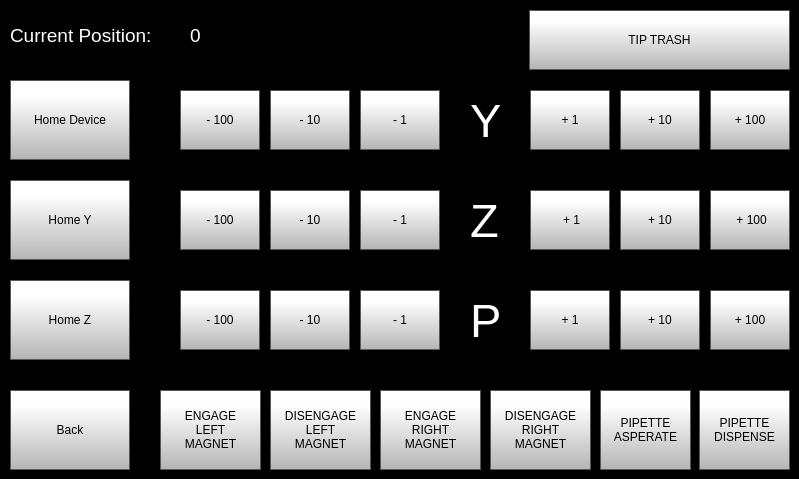
    <widget class="QWidget" name="settings">
     <property name="styleSheet">
      <string notr="true">QWidget
{
color : rgb(255, 255, 255);
background-color:rgb(0, 0, 0)
}</string>
     </property>
     <widget class="QPushButton" name="settingsHomeButton">
      <property name="geometry">
       <rect>
        <x>10</x>
        <y>80</y>
        <width>120</width>
        <height>80</height>
       </rect>
      </property>
      <property name="styleSheet">
       <string notr="true">QPushButton {
     border: 1px solid rgb(87, 87, 87);
	background-color: qlineargradient(spread:pad, x1:0, y1:1, x2:0, y2:0.188, stop:0 rgba(180, 180, 180, 255), stop:1 rgba(255, 255, 255, 255));
   color : black;
   
	font: 10pt &quot;MS Shell Dlg 2&quot;;
}

QPushButton:pressed {
    background-color: qlineargradient(x1: 0, y1: 0, x2: 0, y2: 1,
                                      stop: 0 #dadbde, stop: 1 #f6f7fa);
}

QPushButton:flat {
    border: none; /* no border for a flat push button */
}

QPushButton:default {
    border-color: navy; /* make the default button prominent */
}

QPushButton:focus {
	outline: none;
}</string>
      </property>
      <property name="text">
       <string>Home Device</string>
      </property>
     </widget>
     <widget class="QPushButton" name="settingsHomeYButton">
      <property name="geometry">
       <rect>
        <x>10</x>
        <y>180</y>
        <width>120</width>
        <height>80</height>
       </rect>
      </property>
      <property name="styleSheet">
       <string notr="true">QPushButton {
     border: 1px solid rgb(87, 87, 87);
	background-color: qlineargradient(spread:pad, x1:0, y1:1, x2:0, y2:0.188, stop:0 rgba(180, 180, 180, 255), stop:1 rgba(255, 255, 255, 255));
   color : black;
   
	font: 10pt &quot;MS Shell Dlg 2&quot;;
}

QPushButton:pressed {
    background-color: qlineargradient(x1: 0, y1: 0, x2: 0, y2: 1,
                                      stop: 0 #dadbde, stop: 1 #f6f7fa);
}

QPushButton:flat {
    border: none; /* no border for a flat push button */
}

QPushButton:default {
    border-color: navy; /* make the default button prominent */
}

QPushButton:focus {
	outline: none;
}</string>
      </property>
      <property name="text">
       <string>Home Y</string>
      </property>
     </widget>
     <widget class="QPushButton" name="settingsHomeZButton">
      <property name="geometry">
       <rect>
        <x>10</x>
        <y>280</y>
        <width>120</width>
        <height>80</height>
       </rect>
      </property>
      <property name="styleSheet">
       <string notr="true">QPushButton {
     border: 1px solid rgb(87, 87, 87);
	background-color: qlineargradient(spread:pad, x1:0, y1:1, x2:0, y2:0.188, stop:0 rgba(180, 180, 180, 255), stop:1 rgba(255, 255, 255, 255));
   color : black;
   
	font: 10pt &quot;MS Shell Dlg 2&quot;;
}

QPushButton:pressed {
    background-color: qlineargradient(x1: 0, y1: 0, x2: 0, y2: 1,
                                      stop: 0 #dadbde, stop: 1 #f6f7fa);
}

QPushButton:flat {
    border: none; /* no border for a flat push button */
}

QPushButton:default {
    border-color: navy; /* make the default button prominent */
}

QPushButton:focus {
	outline: none;
}</string>
      </property>
      <property name="text">
       <string>Home Z</string>
      </property>
     </widget>
     <widget class="QPushButton" name="settingsYPlus100Button">
      <property name="geometry">
       <rect>
        <x>180</x>
        <y>90</y>
        <width>80</width>
        <height>60</height>
       </rect>
      </property>
      <property name="styleSheet">
       <string notr="true">QPushButton {
     border: 1px solid rgb(87, 87, 87);
	background-color: qlineargradient(spread:pad, x1:0, y1:1, x2:0, y2:0.188, stop:0 rgba(180, 180, 180, 255), stop:1 rgba(255, 255, 255, 255));
   color : black;
   
	font: 10pt &quot;MS Shell Dlg 2&quot;;
}

QPushButton:pressed {
    background-color: qlineargradient(x1: 0, y1: 0, x2: 0, y2: 1,
                                      stop: 0 #dadbde, stop: 1 #f6f7fa);
}

QPushButton:flat {
    border: none; /* no border for a flat push button */
}

QPushButton:default {
    border-color: navy; /* make the default button prominent */
}

QPushButton:focus {
	outline: none;
}</string>
      </property>
      <property name="text">
       <string>- 100</string>
      </property>
     </widget>
     <widget class="QPushButton" name="settingsYPlus10Button">
      <property name="geometry">
       <rect>
        <x>270</x>
        <y>90</y>
        <width>80</width>
        <height>60</height>
       </rect>
      </property>
      <property name="styleSheet">
       <string notr="true">QPushButton {
     border: 1px solid rgb(87, 87, 87);
	background-color: qlineargradient(spread:pad, x1:0, y1:1, x2:0, y2:0.188, stop:0 rgba(180, 180, 180, 255), stop:1 rgba(255, 255, 255, 255));
   color : black;
   
	font: 10pt &quot;MS Shell Dlg 2&quot;;
}

QPushButton:pressed {
    background-color: qlineargradient(x1: 0, y1: 0, x2: 0, y2: 1,
                                      stop: 0 #dadbde, stop: 1 #f6f7fa);
}

QPushButton:flat {
    border: none; /* no border for a flat push button */
}

QPushButton:default {
    border-color: navy; /* make the default button prominent */
}

QPushButton:focus {
	outline: none;
}</string>
      </property>
      <property name="text">
       <string>- 10</string>
      </property>
     </widget>
     <widget class="QPushButton" name="settingsYPlus1Button">
      <property name="geometry">
       <rect>
        <x>360</x>
        <y>90</y>
        <width>80</width>
        <height>60</height>
       </rect>
      </property>
      <property name="styleSheet">
       <string notr="true">QPushButton {
     border: 1px solid rgb(87, 87, 87);
	background-color: qlineargradient(spread:pad, x1:0, y1:1, x2:0, y2:0.188, stop:0 rgba(180, 180, 180, 255), stop:1 rgba(255, 255, 255, 255));
   color : black;
   
	font: 10pt &quot;MS Shell Dlg 2&quot;;
}

QPushButton:pressed {
    background-color: qlineargradient(x1: 0, y1: 0, x2: 0, y2: 1,
                                      stop: 0 #dadbde, stop: 1 #f6f7fa);
}

QPushButton:flat {
    border: none; /* no border for a flat push button */
}

QPushButton:default {
    border-color: navy; /* make the default button prominent */
}

QPushButton:focus {
	outline: none;
}</string>
      </property>
      <property name="text">
       <string>- 1</string>
      </property>
     </widget>
     <widget class="QPushButton" name="settingsLeftMagnetOnButton">
      <property name="geometry">
       <rect>
        <x>160</x>
        <y>390</y>
        <width>101</width>
        <height>80</height>
       </rect>
      </property>
      <property name="styleSheet">
       <string notr="true">QPushButton {
     border: 1px solid rgb(87, 87, 87);
	background-color: qlineargradient(spread:pad, x1:0, y1:1, x2:0, y2:0.188, stop:0 rgba(180, 180, 180, 255), stop:1 rgba(255, 255, 255, 255));
   color : black;
   
	font: 10pt &quot;MS Shell Dlg 2&quot;;
}

QPushButton:pressed {
    background-color: qlineargradient(x1: 0, y1: 0, x2: 0, y2: 1,
                                      stop: 0 #dadbde, stop: 1 #f6f7fa);
}

QPushButton:flat {
    border: none; /* no border for a flat push button */
}

QPushButton:default {
    border-color: navy; /* make the default button prominent */
}

QPushButton:focus {
	outline: none;
}</string>
      </property>
      <property name="text">
       <string>ENGAGE 
LEFT
MAGNET</string>
      </property>
     </widget>
     <widget class="QPushButton" name="settingsBackButton">
      <property name="geometry">
       <rect>
        <x>10</x>
        <y>390</y>
        <width>120</width>
        <height>80</height>
       </rect>
      </property>
      <property name="styleSheet">
       <string notr="true">QPushButton {
     border: 1px solid rgb(87, 87, 87);
	background-color: qlineargradient(spread:pad, x1:0, y1:1, x2:0, y2:0.188, stop:0 rgba(180, 180, 180, 255), stop:1 rgba(255, 255, 255, 255));
   color : black;
   
	font: 10pt &quot;MS Shell Dlg 2&quot;;
}

QPushButton:pressed {
    background-color: qlineargradient(x1: 0, y1: 0, x2: 0, y2: 1,
                                      stop: 0 #dadbde, stop: 1 #f6f7fa);
}

QPushButton:flat {
    border: none; /* no border for a flat push button */
}

QPushButton:default {
    border-color: navy; /* make the default button prominent */
}

QPushButton:focus {
	outline: none;
}</string>
      </property>
      <property name="text">
       <string>Back</string>
      </property>
     </widget>
     <widget class="QPushButton" name="settingsYMinus1Button">
      <property name="geometry">
       <rect>
        <x>530</x>
        <y>90</y>
        <width>80</width>
        <height>60</height>
       </rect>
      </property>
      <property name="styleSheet">
       <string notr="true">QPushButton {
     border: 1px solid rgb(87, 87, 87);
	background-color: qlineargradient(spread:pad, x1:0, y1:1, x2:0, y2:0.188, stop:0 rgba(180, 180, 180, 255), stop:1 rgba(255, 255, 255, 255));
   color : black;
   
	font: 10pt &quot;MS Shell Dlg 2&quot;;
}

QPushButton:pressed {
    background-color: qlineargradient(x1: 0, y1: 0, x2: 0, y2: 1,
                                      stop: 0 #dadbde, stop: 1 #f6f7fa);
}

QPushButton:flat {
    border: none; /* no border for a flat push button */
}

QPushButton:default {
    border-color: navy; /* make the default button prominent */
}

QPushButton:focus {
	outline: none;
}</string>
      </property>
      <property name="text">
       <string>+ 1</string>
      </property>
     </widget>
     <widget class="QPushButton" name="settingsYMinus10Button">
      <property name="geometry">
       <rect>
        <x>620</x>
        <y>90</y>
        <width>80</width>
        <height>60</height>
       </rect>
      </property>
      <property name="styleSheet">
       <string notr="true">QPushButton {
     border: 1px solid rgb(87, 87, 87);
	background-color: qlineargradient(spread:pad, x1:0, y1:1, x2:0, y2:0.188, stop:0 rgba(180, 180, 180, 255), stop:1 rgba(255, 255, 255, 255));
   color : black;
   
	font: 10pt &quot;MS Shell Dlg 2&quot;;
}

QPushButton:pressed {
    background-color: qlineargradient(x1: 0, y1: 0, x2: 0, y2: 1,
                                      stop: 0 #dadbde, stop: 1 #f6f7fa);
}

QPushButton:flat {
    border: none; /* no border for a flat push button */
}

QPushButton:default {
    border-color: navy; /* make the default button prominent */
}

QPushButton:focus {
	outline: none;
}</string>
      </property>
      <property name="text">
       <string>+ 10</string>
      </property>
     </widget>
     <widget class="QPushButton" name="settingsYMinus100Button">
      <property name="geometry">
       <rect>
        <x>710</x>
        <y>90</y>
        <width>80</width>
        <height>60</height>
       </rect>
      </property>
      <property name="styleSheet">
       <string notr="true">QPushButton {
     border: 1px solid rgb(87, 87, 87);
	background-color: qlineargradient(spread:pad, x1:0, y1:1, x2:0, y2:0.188, stop:0 rgba(180, 180, 180, 255), stop:1 rgba(255, 255, 255, 255));
   color : black;
   
	font: 10pt &quot;MS Shell Dlg 2&quot;;
}

QPushButton:pressed {
    background-color: qlineargradient(x1: 0, y1: 0, x2: 0, y2: 1,
                                      stop: 0 #dadbde, stop: 1 #f6f7fa);
}

QPushButton:flat {
    border: none; /* no border for a flat push button */
}

QPushButton:default {
    border-color: navy; /* make the default button prominent */
}

QPushButton:focus {
	outline: none;
}</string>
      </property>
      <property name="text">
       <string>+ 100</string>
      </property>
     </widget>
     <widget class="QLabel" name="settingsYLabel">
      <property name="geometry">
       <rect>
        <x>470</x>
        <y>90</y>
        <width>40</width>
        <height>60</height>
       </rect>
      </property>
      <property name="font">
       <font>
        <pointsize>35</pointsize>
       </font>
      </property>
      <property name="text">
       <string>Y</string>
      </property>
     </widget>
     <widget class="QPushButton" name="settingsZMinus10Button">
      <property name="geometry">
       <rect>
        <x>620</x>
        <y>190</y>
        <width>80</width>
        <height>60</height>
       </rect>
      </property>
      <property name="styleSheet">
       <string notr="true">QPushButton {
     border: 1px solid rgb(87, 87, 87);
	background-color: qlineargradient(spread:pad, x1:0, y1:1, x2:0, y2:0.188, stop:0 rgba(180, 180, 180, 255), stop:1 rgba(255, 255, 255, 255));
   color : black;
   
	font: 10pt &quot;MS Shell Dlg 2&quot;;
}

QPushButton:pressed {
    background-color: qlineargradient(x1: 0, y1: 0, x2: 0, y2: 1,
                                      stop: 0 #dadbde, stop: 1 #f6f7fa);
}

QPushButton:flat {
    border: none; /* no border for a flat push button */
}

QPushButton:default {
    border-color: navy; /* make the default button prominent */
}

QPushButton:focus {
	outline: none;
}</string>
      </property>
      <property name="text">
       <string>+ 10</string>
      </property>
     </widget>
     <widget class="QPushButton" name="settingsZPlus100Button">
      <property name="geometry">
       <rect>
        <x>180</x>
        <y>190</y>
        <width>80</width>
        <height>60</height>
       </rect>
      </property>
      <property name="styleSheet">
       <string notr="true">QPushButton {
     border: 1px solid rgb(87, 87, 87);
	background-color: qlineargradient(spread:pad, x1:0, y1:1, x2:0, y2:0.188, stop:0 rgba(180, 180, 180, 255), stop:1 rgba(255, 255, 255, 255));
   color : black;
   
	font: 10pt &quot;MS Shell Dlg 2&quot;;
}

QPushButton:pressed {
    background-color: qlineargradient(x1: 0, y1: 0, x2: 0, y2: 1,
                                      stop: 0 #dadbde, stop: 1 #f6f7fa);
}

QPushButton:flat {
    border: none; /* no border for a flat push button */
}

QPushButton:default {
    border-color: navy; /* make the default button prominent */
}

QPushButton:focus {
	outline: none;
}</string>
      </property>
      <property name="text">
       <string>- 100</string>
      </property>
     </widget>
     <widget class="QPushButton" name="settingsZPlus10Button">
      <property name="geometry">
       <rect>
        <x>270</x>
        <y>190</y>
        <width>80</width>
        <height>60</height>
       </rect>
      </property>
      <property name="styleSheet">
       <string notr="true">QPushButton {
     border: 1px solid rgb(87, 87, 87);
	background-color: qlineargradient(spread:pad, x1:0, y1:1, x2:0, y2:0.188, stop:0 rgba(180, 180, 180, 255), stop:1 rgba(255, 255, 255, 255));
   color : black;
   
	font: 10pt &quot;MS Shell Dlg 2&quot;;
}

QPushButton:pressed {
    background-color: qlineargradient(x1: 0, y1: 0, x2: 0, y2: 1,
                                      stop: 0 #dadbde, stop: 1 #f6f7fa);
}

QPushButton:flat {
    border: none; /* no border for a flat push button */
}

QPushButton:default {
    border-color: navy; /* make the default button prominent */
}

QPushButton:focus {
	outline: none;
}</string>
      </property>
      <property name="text">
       <string>- 10</string>
      </property>
     </widget>
     <widget class="QPushButton" name="settingsZMinus100Button">
      <property name="geometry">
       <rect>
        <x>710</x>
        <y>190</y>
        <width>80</width>
        <height>60</height>
       </rect>
      </property>
      <property name="styleSheet">
       <string notr="true">QPushButton {
     border: 1px solid rgb(87, 87, 87);
	background-color: qlineargradient(spread:pad, x1:0, y1:1, x2:0, y2:0.188, stop:0 rgba(180, 180, 180, 255), stop:1 rgba(255, 255, 255, 255));
   color : black;
   
	font: 10pt &quot;MS Shell Dlg 2&quot;;
}

QPushButton:pressed {
    background-color: qlineargradient(x1: 0, y1: 0, x2: 0, y2: 1,
                                      stop: 0 #dadbde, stop: 1 #f6f7fa);
}

QPushButton:flat {
    border: none; /* no border for a flat push button */
}

QPushButton:default {
    border-color: navy; /* make the default button prominent */
}

QPushButton:focus {
	outline: none;
}</string>
      </property>
      <property name="text">
       <string> + 100</string>
      </property>
     </widget>
     <widget class="QLabel" name="settingsZLabel">
      <property name="geometry">
       <rect>
        <x>470</x>
        <y>190</y>
        <width>40</width>
        <height>60</height>
       </rect>
      </property>
      <property name="font">
       <font>
        <pointsize>35</pointsize>
       </font>
      </property>
      <property name="text">
       <string>Z</string>
      </property>
     </widget>
     <widget class="QPushButton" name="settingsZPlus1Button">
      <property name="geometry">
       <rect>
        <x>360</x>
        <y>190</y>
        <width>80</width>
        <height>60</height>
       </rect>
      </property>
      <property name="styleSheet">
       <string notr="true">QPushButton {
     border: 1px solid rgb(87, 87, 87);
	background-color: qlineargradient(spread:pad, x1:0, y1:1, x2:0, y2:0.188, stop:0 rgba(180, 180, 180, 255), stop:1 rgba(255, 255, 255, 255));
   color : black;
   
	font: 10pt &quot;MS Shell Dlg 2&quot;;
}

QPushButton:pressed {
    background-color: qlineargradient(x1: 0, y1: 0, x2: 0, y2: 1,
                                      stop: 0 #dadbde, stop: 1 #f6f7fa);
}

QPushButton:flat {
    border: none; /* no border for a flat push button */
}

QPushButton:default {
    border-color: navy; /* make the default button prominent */
}

QPushButton:focus {
	outline: none;
}</string>
      </property>
      <property name="text">
       <string>- 1</string>
      </property>
     </widget>
     <widget class="QPushButton" name="settingsZMinus1Button">
      <property name="geometry">
       <rect>
        <x>530</x>
        <y>190</y>
        <width>80</width>
        <height>60</height>
       </rect>
      </property>
      <property name="styleSheet">
       <string notr="true">QPushButton {
     border: 1px solid rgb(87, 87, 87);
	background-color: qlineargradient(spread:pad, x1:0, y1:1, x2:0, y2:0.188, stop:0 rgba(180, 180, 180, 255), stop:1 rgba(255, 255, 255, 255));
   color : black;
   
	font: 10pt &quot;MS Shell Dlg 2&quot;;
}

QPushButton:pressed {
    background-color: qlineargradient(x1: 0, y1: 0, x2: 0, y2: 1,
                                      stop: 0 #dadbde, stop: 1 #f6f7fa);
}

QPushButton:flat {
    border: none; /* no border for a flat push button */
}

QPushButton:default {
    border-color: navy; /* make the default button prominent */
}

QPushButton:focus {
	outline: none;
}</string>
      </property>
      <property name="text">
       <string> + 1</string>
      </property>
     </widget>
     <widget class="QPushButton" name="settingsLeftMagnetOffButton">
      <property name="geometry">
       <rect>
        <x>270</x>
        <y>390</y>
        <width>101</width>
        <height>80</height>
       </rect>
      </property>
      <property name="styleSheet">
       <string notr="true">QPushButton {
     border: 1px solid rgb(87, 87, 87);
	background-color: qlineargradient(spread:pad, x1:0, y1:1, x2:0, y2:0.188, stop:0 rgba(180, 180, 180, 255), stop:1 rgba(255, 255, 255, 255));
   color : black;
   
	font: 10pt &quot;MS Shell Dlg 2&quot;;
}

QPushButton:pressed {
    background-color: qlineargradient(x1: 0, y1: 0, x2: 0, y2: 1,
                                      stop: 0 #dadbde, stop: 1 #f6f7fa);
}

QPushButton:flat {
    border: none; /* no border for a flat push button */
}

QPushButton:default {
    border-color: navy; /* make the default button prominent */
}

QPushButton:focus {
	outline: none;
}</string>
      </property>
      <property name="text">
       <string>DISENGAGE
LEFT
MAGNET</string>
      </property>
     </widget>
     <widget class="QPushButton" name="settingsPAsperateButton">
      <property name="geometry">
       <rect>
        <x>600</x>
        <y>390</y>
        <width>91</width>
        <height>80</height>
       </rect>
      </property>
      <property name="styleSheet">
       <string notr="true">QPushButton {
     border: 1px solid rgb(87, 87, 87);
	background-color: qlineargradient(spread:pad, x1:0, y1:1, x2:0, y2:0.188, stop:0 rgba(180, 180, 180, 255), stop:1 rgba(255, 255, 255, 255));
   color : black;
   
	font: 10pt &quot;MS Shell Dlg 2&quot;;
}

QPushButton:pressed {
    background-color: qlineargradient(x1: 0, y1: 0, x2: 0, y2: 1,
                                      stop: 0 #dadbde, stop: 1 #f6f7fa);
}

QPushButton:flat {
    border: none; /* no border for a flat push button */
}

QPushButton:default {
    border-color: navy; /* make the default button prominent */
}

QPushButton:focus {
	outline: none;
}</string>
      </property>
      <property name="text">
       <string>PIPETTE 
ASPERATE</string>
      </property>
     </widget>
     <widget class="QPushButton" name="settingsPDispenseButton">
      <property name="geometry">
       <rect>
        <x>699</x>
        <y>390</y>
        <width>91</width>
        <height>80</height>
       </rect>
      </property>
      <property name="styleSheet">
       <string notr="true">QPushButton {
     border: 1px solid rgb(87, 87, 87);
	background-color: qlineargradient(spread:pad, x1:0, y1:1, x2:0, y2:0.188, stop:0 rgba(180, 180, 180, 255), stop:1 rgba(255, 255, 255, 255));
   color : black;
   
	font: 10pt &quot;MS Shell Dlg 2&quot;;
}

QPushButton:pressed {
    background-color: qlineargradient(x1: 0, y1: 0, x2: 0, y2: 1,
                                      stop: 0 #dadbde, stop: 1 #f6f7fa);
}

QPushButton:flat {
    border: none; /* no border for a flat push button */
}

QPushButton:default {
    border-color: navy; /* make the default button prominent */
}

QPushButton:focus {
	outline: none;
}</string>
      </property>
      <property name="text">
       <string>PIPETTE 
DISPENSE</string>
      </property>
     </widget>
     <widget class="QPushButton" name="settingsPMinus100Button">
      <property name="geometry">
       <rect>
        <x>710</x>
        <y>290</y>
        <width>80</width>
        <height>60</height>
       </rect>
      </property>
      <property name="styleSheet">
       <string notr="true">QPushButton {
     border: 1px solid rgb(87, 87, 87);
	background-color: qlineargradient(spread:pad, x1:0, y1:1, x2:0, y2:0.188, stop:0 rgba(180, 180, 180, 255), stop:1 rgba(255, 255, 255, 255));
   color : black;
   
	font: 10pt &quot;MS Shell Dlg 2&quot;;
}

QPushButton:pressed {
    background-color: qlineargradient(x1: 0, y1: 0, x2: 0, y2: 1,
                                      stop: 0 #dadbde, stop: 1 #f6f7fa);
}

QPushButton:flat {
    border: none; /* no border for a flat push button */
}

QPushButton:default {
    border-color: navy; /* make the default button prominent */
}

QPushButton:focus {
	outline: none;
}</string>
      </property>
      <property name="text">
       <string>+ 100</string>
      </property>
     </widget>
     <widget class="QLabel" name="settingsPLabel">
      <property name="geometry">
       <rect>
        <x>470</x>
        <y>290</y>
        <width>40</width>
        <height>60</height>
       </rect>
      </property>
      <property name="font">
       <font>
        <pointsize>35</pointsize>
       </font>
      </property>
      <property name="text">
       <string>P</string>
      </property>
     </widget>
     <widget class="QPushButton" name="settingsPMinus10Button">
      <property name="geometry">
       <rect>
        <x>620</x>
        <y>290</y>
        <width>80</width>
        <height>60</height>
       </rect>
      </property>
      <property name="styleSheet">
       <string notr="true">QPushButton {
     border: 1px solid rgb(87, 87, 87);
	background-color: qlineargradient(spread:pad, x1:0, y1:1, x2:0, y2:0.188, stop:0 rgba(180, 180, 180, 255), stop:1 rgba(255, 255, 255, 255));
   color : black;
   
	font: 10pt &quot;MS Shell Dlg 2&quot;;
}

QPushButton:pressed {
    background-color: qlineargradient(x1: 0, y1: 0, x2: 0, y2: 1,
                                      stop: 0 #dadbde, stop: 1 #f6f7fa);
}

QPushButton:flat {
    border: none; /* no border for a flat push button */
}

QPushButton:default {
    border-color: navy; /* make the default button prominent */
}

QPushButton:focus {
	outline: none;
}</string>
      </property>
      <property name="text">
       <string>+ 10</string>
      </property>
     </widget>
     <widget class="QPushButton" name="settingsPPlus10Button">
      <property name="geometry">
       <rect>
        <x>270</x>
        <y>290</y>
        <width>80</width>
        <height>60</height>
       </rect>
      </property>
      <property name="styleSheet">
       <string notr="true">QPushButton {
     border: 1px solid rgb(87, 87, 87);
	background-color: qlineargradient(spread:pad, x1:0, y1:1, x2:0, y2:0.188, stop:0 rgba(180, 180, 180, 255), stop:1 rgba(255, 255, 255, 255));
   color : black;
   
	font: 10pt &quot;MS Shell Dlg 2&quot;;
}

QPushButton:pressed {
    background-color: qlineargradient(x1: 0, y1: 0, x2: 0, y2: 1,
                                      stop: 0 #dadbde, stop: 1 #f6f7fa);
}

QPushButton:flat {
    border: none; /* no border for a flat push button */
}

QPushButton:default {
    border-color: navy; /* make the default button prominent */
}

QPushButton:focus {
	outline: none;
}</string>
      </property>
      <property name="text">
       <string>- 10</string>
      </property>
     </widget>
     <widget class="QPushButton" name="settingsPPlus100Button">
      <property name="geometry">
       <rect>
        <x>180</x>
        <y>290</y>
        <width>80</width>
        <height>60</height>
       </rect>
      </property>
      <property name="styleSheet">
       <string notr="true">QPushButton {
     border: 1px solid rgb(87, 87, 87);
	background-color: qlineargradient(spread:pad, x1:0, y1:1, x2:0, y2:0.188, stop:0 rgba(180, 180, 180, 255), stop:1 rgba(255, 255, 255, 255));
   color : black;
   
	font: 10pt &quot;MS Shell Dlg 2&quot;;
}

QPushButton:pressed {
    background-color: qlineargradient(x1: 0, y1: 0, x2: 0, y2: 1,
                                      stop: 0 #dadbde, stop: 1 #f6f7fa);
}

QPushButton:flat {
    border: none; /* no border for a flat push button */
}

QPushButton:default {
    border-color: navy; /* make the default button prominent */
}

QPushButton:focus {
	outline: none;
}</string>
      </property>
      <property name="text">
       <string>- 100</string>
      </property>
     </widget>
     <widget class="QPushButton" name="settingsPPlus1Button">
      <property name="geometry">
       <rect>
        <x>360</x>
        <y>290</y>
        <width>80</width>
        <height>60</height>
       </rect>
      </property>
      <property name="styleSheet">
       <string notr="true">QPushButton {
     border: 1px solid rgb(87, 87, 87);
	background-color: qlineargradient(spread:pad, x1:0, y1:1, x2:0, y2:0.188, stop:0 rgba(180, 180, 180, 255), stop:1 rgba(255, 255, 255, 255));
   color : black;
   
	font: 10pt &quot;MS Shell Dlg 2&quot;;
}

QPushButton:pressed {
    background-color: qlineargradient(x1: 0, y1: 0, x2: 0, y2: 1,
                                      stop: 0 #dadbde, stop: 1 #f6f7fa);
}

QPushButton:flat {
    border: none; /* no border for a flat push button */
}

QPushButton:default {
    border-color: navy; /* make the default button prominent */
}

QPushButton:focus {
	outline: none;
}</string>
      </property>
      <property name="text">
       <string>- 1</string>
      </property>
     </widget>
     <widget class="QPushButton" name="settingsPMinus1Button">
      <property name="geometry">
       <rect>
        <x>530</x>
        <y>290</y>
        <width>80</width>
        <height>60</height>
       </rect>
      </property>
      <property name="styleSheet">
       <string notr="true">QPushButton {
     border: 1px solid rgb(87, 87, 87);
	background-color: qlineargradient(spread:pad, x1:0, y1:1, x2:0, y2:0.188, stop:0 rgba(180, 180, 180, 255), stop:1 rgba(255, 255, 255, 255));
   color : black;
   
	font: 10pt &quot;MS Shell Dlg 2&quot;;
}

QPushButton:pressed {
    background-color: qlineargradient(x1: 0, y1: 0, x2: 0, y2: 1,
                                      stop: 0 #dadbde, stop: 1 #f6f7fa);
}

QPushButton:flat {
    border: none; /* no border for a flat push button */
}

QPushButton:default {
    border-color: navy; /* make the default button prominent */
}

QPushButton:focus {
	outline: none;
}</string>
      </property>
      <property name="text">
       <string>+ 1</string>
      </property>
     </widget>
     <widget class="QLabel" name="settingsStaticTextLabel">
      <property name="geometry">
       <rect>
        <x>10</x>
        <y>20</y>
        <width>171</width>
        <height>31</height>
       </rect>
      </property>
      <property name="font">
       <font>
        <pointsize>14</pointsize>
       </font>
      </property>
      <property name="styleSheet">
       <string notr="true">QLabel{
color : white;
}</string>
      </property>
      <property name="text">
       <string>Current Position:</string>
      </property>
     </widget>
     <widget class="QLabel" name="settingsPositionLabel">
      <property name="geometry">
       <rect>
        <x>190</x>
        <y>20</y>
        <width>91</width>
        <height>31</height>
       </rect>
      </property>
      <property name="font">
       <font>
        <pointsize>14</pointsize>
       </font>
      </property>
      <property name="styleSheet">
       <string notr="true">QLabel{
color : white;
}</string>
      </property>
      <property name="text">
       <string>0</string>
      </property>
     </widget>
     <widget class="QPushButton" name="settingsTipTrashButton">
      <property name="geometry">
       <rect>
        <x>529</x>
        <y>10</y>
        <width>261</width>
        <height>60</height>
       </rect>
      </property>
      <property name="styleSheet">
       <string notr="true">QPushButton {
     border: 1px solid rgb(87, 87, 87);
	background-color: qlineargradient(spread:pad, x1:0, y1:1, x2:0, y2:0.188, stop:0 rgba(180, 180, 180, 255), stop:1 rgba(255, 255, 255, 255));
   color : black;
   
	font: 10pt &quot;MS Shell Dlg 2&quot;;
}

QPushButton:pressed {
    background-color: qlineargradient(x1: 0, y1: 0, x2: 0, y2: 1,
                                      stop: 0 #dadbde, stop: 1 #f6f7fa);
}

QPushButton:flat {
    border: none; /* no border for a flat push button */
}

QPushButton:default {
    border-color: navy; /* make the default button prominent */
}

QPushButton:focus {
	outline: none;
}</string>
      </property>
      <property name="text">
       <string>TIP TRASH</string>
      </property>
     </widget>
     <widget class="QPushButton" name="settingsRightMagnetOffButton">
      <property name="geometry">
       <rect>
        <x>490</x>
        <y>390</y>
        <width>101</width>
        <height>80</height>
       </rect>
      </property>
      <property name="styleSheet">
       <string notr="true">QPushButton {
     border: 1px solid rgb(87, 87, 87);
	background-color: qlineargradient(spread:pad, x1:0, y1:1, x2:0, y2:0.188, stop:0 rgba(180, 180, 180, 255), stop:1 rgba(255, 255, 255, 255));
   color : black;
   
	font: 10pt &quot;MS Shell Dlg 2&quot;;
}

QPushButton:pressed {
    background-color: qlineargradient(x1: 0, y1: 0, x2: 0, y2: 1,
                                      stop: 0 #dadbde, stop: 1 #f6f7fa);
}

QPushButton:flat {
    border: none; /* no border for a flat push button */
}

QPushButton:default {
    border-color: navy; /* make the default button prominent */
}

QPushButton:focus {
	outline: none;
}</string>
      </property>
      <property name="text">
       <string>DISENGAGE
RIGHT
MAGNET</string>
      </property>
     </widget>
     <widget class="QPushButton" name="settingsRightMagnetOnButton">
      <property name="geometry">
       <rect>
        <x>380</x>
        <y>390</y>
        <width>101</width>
        <height>80</height>
       </rect>
      </property>
      <property name="styleSheet">
       <string notr="true">QPushButton {
     border: 1px solid rgb(87, 87, 87);
	background-color: qlineargradient(spread:pad, x1:0, y1:1, x2:0, y2:0.188, stop:0 rgba(180, 180, 180, 255), stop:1 rgba(255, 255, 255, 255));
   color : black;
   
	font: 10pt &quot;MS Shell Dlg 2&quot;;
}

QPushButton:pressed {
    background-color: qlineargradient(x1: 0, y1: 0, x2: 0, y2: 1,
                                      stop: 0 #dadbde, stop: 1 #f6f7fa);
}

QPushButton:flat {
    border: none; /* no border for a flat push button */
}

QPushButton:default {
    border-color: navy; /* make the default button prominent */
}

QPushButton:focus {
	outline: none;
}</string>
      </property>
      <property name="text">
       <string>ENGAGE 
RIGHT
MAGNET</string>
      </property>
     </widget>
    </widget>
